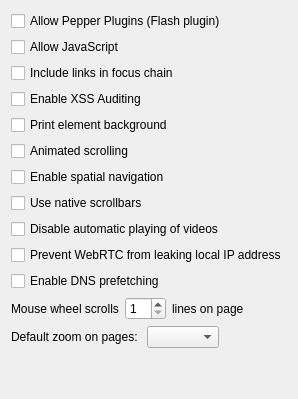
             <widget class="QWidget" name="tab">
              <attribute name="title">
               <string>Web Configuration</string>
              </attribute>
              <layout class="QGridLayout" name="gridLayout_18">
               <item row="0" column="0">
                <layout class="QVBoxLayout" name="verticalLayout">
                 <item>
                  <widget class="QCheckBox" name="allowPlugins">
                   <property name="text">
                    <string>Allow Pepper Plugins (Flash plugin)</string>
                   </property>
                  </widget>
                 </item>
                 <item>
                  <widget class="QCheckBox" name="allowJavaScript">
                   <property name="text">
                    <string>Allow JavaScript</string>
                   </property>
                  </widget>
                 </item>
                 <item>
                  <widget class="QCheckBox" name="linksInFocusChain">
                   <property name="text">
                    <string>Include links in focus chain</string>
                   </property>
                  </widget>
                 </item>
                 <item>
                  <widget class="QCheckBox" name="xssAuditing">
                   <property name="text">
                    <string extracomment="try to detect possible XSS attacks when executing javascript">Enable XSS Auditing</string>
                   </property>
                  </widget>
                 </item>
                 <item>
                  <widget class="QCheckBox" name="printEBackground">
                   <property name="text">
                    <string extracomment="when you are printing page (on printer), it determine whether to also print background (color, image) of html elements">Print element background</string>
                   </property>
                  </widget>
                 </item>
                 <item>
                  <widget class="QCheckBox" name="animateScrolling">
                   <property name="text">
                    <string>Animated scrolling</string>
                   </property>
                  </widget>
                 </item>
                 <item>
                  <widget class="QCheckBox" name="spatialNavigation">
                   <property name="text">
                    <string>Enable spatial navigation</string>
                   </property>
                  </widget>
                 </item>
                 <item>
                  <widget class="QCheckBox" name="useNativeScrollbars">
                   <property name="text">
                    <string>Use native scrollbars</string>
                   </property>
                  </widget>
                 </item>
                 <item>
                  <widget class="QCheckBox" name="disableVideoAutoPlay">
                   <property name="text">
                    <string>Disable automatic playing of videos</string>
                   </property>
                  </widget>
                 </item>
                 <item>
                  <widget class="QCheckBox" name="webRTCPublicIpOnly">
                   <property name="text">
                    <string>Prevent WebRTC from leaking local IP address</string>
                   </property>
                  </widget>
                 </item>
                 <item>
                  <widget class="QCheckBox" name="dnsPrefetch">
                   <property name="text">
                    <string>Enable DNS prefetching</string>
                   </property>
                  </widget>
                 </item>
                </layout>
               </item>
               <item row="2" column="0">
                <layout class="QHBoxLayout" name="horizontalLayout_11">
                 <item>
                  <widget class="QLabel" name="label_14">
                   <property name="sizePolicy">
                    <sizepolicy hsizetype="Fixed" vsizetype="Preferred">
                     <horstretch>0</horstretch>
                     <verstretch>0</verstretch>
                    </sizepolicy>
                   </property>
                   <property name="text">
                    <string>Mouse wheel scrolls</string>
                   </property>
                  </widget>
                 </item>
                 <item>
                  <widget class="QSpinBox" name="wheelScroll">
                   <property name="sizePolicy">
                    <sizepolicy hsizetype="Fixed" vsizetype="Fixed">
                     <horstretch>0</horstretch>
                     <verstretch>0</verstretch>
                    </sizepolicy>
                   </property>
                   <property name="minimum">
                    <number>1</number>
                   </property>
                  </widget>
                 </item>
                 <item>
                  <widget class="QLabel" name="label_26">
                   <property name="text">
                    <string>lines on page</string>
                   </property>
                  </widget>
                 </item>
                </layout>
               </item>
               <item row="3" column="0">
                <layout class="QHBoxLayout" name="horizontalLayout_12">
                 <item>
                  <widget class="QLabel" name="label_44">
                   <property name="text">
                    <string>Default zoom on pages: </string>
                   </property>
                  </widget>
                 </item>
                 <item>
                  <widget class="QComboBox" name="defaultZoomLevel"/>
                 </item>
                 <item>
                  <spacer name="horizontalSpacer_12">
                   <property name="orientation">
                    <enum>Qt::Horizontal</enum>
                   </property>
                   <property name="sizeHint" stdset="0">
                    <size>
                     <width>40</width>
                     <height>20</height>
                    </size>
                   </property>
                  </spacer>
                 </item>
                </layout>
               </item>
               <item row="4" column="0">
                <spacer name="verticalSpacer_9">
                 <property name="orientation">
                  <enum>Qt::Vertical</enum>
                 </property>
                 <property name="sizeHint" stdset="0">
                  <size>
                   <width>20</width>
                   <height>40</height>
                  </size>
                 </property>
                </spacer>
               </item>
              </layout>
             </widget>
